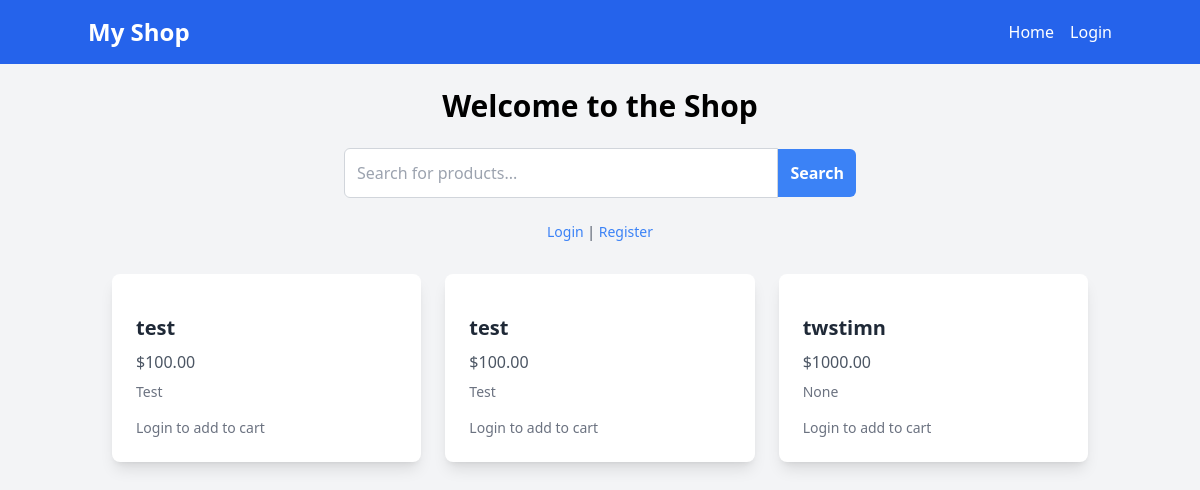
The app's page /, older data.
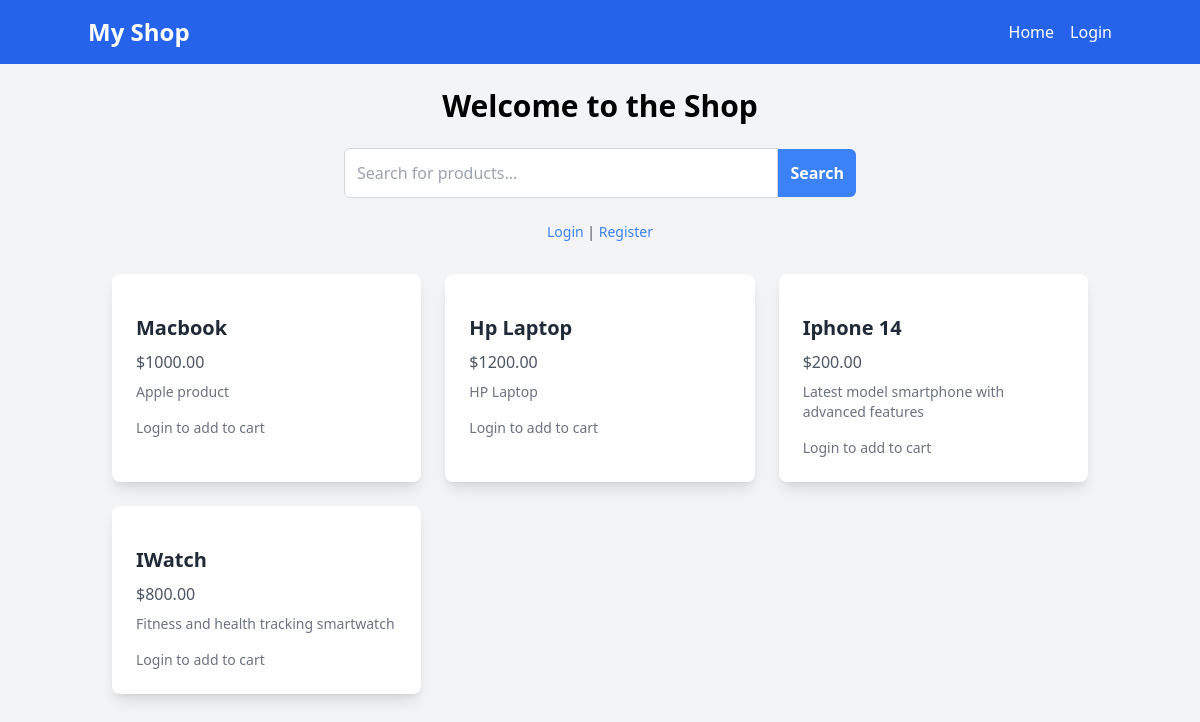
The same page, newer data.
### shop/models.py (models this page shows, shortened)
class Product(models.Model):
    name = models.CharField(max_length=255)
    price = models.DecimalField(max_digits=10, decimal_places=2)
    description = models.TextField()

### shop/views.py (the view)
# urls.py: path('', views.index, name='home'),
def index(request):
    query = request.GET.get('q')  # Get the search query from the URL
    if query:
        products = Product.objects.filter(name__icontains=query)  # Search products by name
    else:
        products = Product.objects.all()  # Show all products if no query
    products = products.annotate(average_rating=Avg('reviews__star'))
    return render(request, 'shop/homepage.html', {'products': products})

### shop/context_processors.py (called while the page is built)
def cart_item_count(request):
    total_items = 0
    if request.user.is_authenticated:
        cart, created = Cart.objects.get_or_create(user=request.user)
        cart_items = CartItem.objects.filter(cart=cart)
        total_items = sum(item.quantity for item in cart_items)
    return {'total_items': total_items}

### shop/templates/shop/homepage.html (shortened to what this page needs)
{% extends 'shop/base.html' %}
{% block content %}
<div class="container mx-auto p-6">
    <h1 class="text-3xl font-bold text-center mb-6">Welcome to the Shop</h1>
    <form method="GET" action="{% url 'home' %}" class="mb-6">
        <div class="flex items-center max-w-lg mx-auto">
            <input type="text" name="q" placeholder="Search for products..."
                value="{{ request.GET.q|default_if_none:'' }}"
                class="w-full p-3 border border-gray-300 rounded-l-md focus:outline-none focus:ring-2 focus:ring-blue-500">
            <button type="submit"
                class="p-3 bg-blue-500 text-white font-semibold rounded-r-md hover:bg-blue-600 transition duration-300">
                Search
            </button>
        </div>
    </form>
    {% if user.is_authenticated %}
    <p class="text-center text-lg">Welcome, {{ user.username }}!</p>
    {% else %}
    <p class="text-center text-sm text-gray-600">
        <a href="{% url 'login' %}" class="text-blue-500 hover:text-blue-700">Login</a> |
        <a href="{% url 'register' %}" class="text-blue-500 hover:text-blue-700">Register</a>
    </p>
    {% endif %}
    <div class="grid grid-cols-1 sm:grid-cols-2 lg:grid-cols-3 gap-6 mt-8">
        {% if products %}
        {% for product in products %}
        <div class="bg-white p-6 rounded-lg shadow-lg hover:shadow-xl transition duration-300">
            <div class="mt-4">
                <h2 class="text-xl font-semibold text-gray-800">{{ product.name }}</h2>
                <p class="text-gray-600 mt-2">${{ product.price }}</p>
                <p class="text-sm text-gray-500 mt-2">{{ product.description|truncatewords:15 }}</p>
                {% if user.is_authenticated %}
                <a href="{% url 'add_to_cart' product.id %}"
                    class="mt-4 block w-full py-2 px-4 bg-blue-500 text-white text-center rounded-md hover:bg-blue-600 transition duration-300">
                    Add to Cart
                </a>
                {% if user.is_staff %}
                <div class="flex space-x-4 mt-4">
                    <a href="{% url 'edit_product' product.id %}" class="text-blue-500 hover:text-blue-700">
                        <i class="fas fa-pencil-alt"></i> Edit
                    </a>
                    <a href="{% url 'delete_product' product.id %}" class="text-red-500 hover:text-red-700">
                        <i class="fas fa-trash-alt"></i> Delete
                    </a>
                </div>
                {% endif %}
                {% else %}
                <p class="text-gray-500 text-sm mt-4">Login to add to cart</p>
                {% endif %}
            </div>
        </div>
        {% endfor %}
        {% else %}
        <p class="text-center text-gray-500 text-lg">No products found.</p>
        {% endif %}
    </div>
</div>
{% endblock %}

### shop/templates/shop/base.html (shortened to what this page needs)
{% load static %}
<!DOCTYPE html>
<html lang="en">
<head>
    <link href="{% static 'shop/css/output.css' %}" rel="stylesheet">
    <link href="https://cdnjs.cloudflare.com/ajax/libs/font-awesome/5.15.3/css/all.min.css" rel="stylesheet">
</head>
<body class="bg-gray-100">
    <header class="bg-blue-600 p-4">
        <div class="container mx-auto flex justify-between items-center">
            <h1 class="text-white text-2xl font-bold">My Shop</h1>
            <nav>
                <ul class="flex space-x-4">
                    <li><a href="{% url 'home' %}" class="text-white">Home</a></li>
                    {% if user.is_authenticated %}
                    {% if user.is_staff %}
                    <li><a href="{% url 'add_product' %}" class="text-white">Add Product</a></li>
                    {% endif %}
                    <li><a href="{% url 'cart' %}" class="text-white">
                            Cart
                            {% if total_items > 0 %}
                            <span class="bg-red-600 text-white rounded-full px-2 py-1 text-sm ml-2">
                                {{ total_items }}
                            </span>
                            {% endif %}
                        </a></li>
                    <li><a href="{% url 'order_history' %}" class="text-white">Order History</a></li>
                    <li>
                        <form method="POST" action="{% url 'logout' %}">
                            {% csrf_token %}
                            <button type="submit" class="text-white">
                                Logout
                            </button>
                        </form>
                    </li>
                    {% else %}
                    <li><a href="{% url 'login' %}" class="text-white">Login</a></li>
                    {% endif %}
                </ul>
            </nav>
        </div>
    </header>
    <main class="container mx-auto">
        {% block content %}{% endblock %}
    </main>
</body>
</html>

Row changes from the older to the newer data that the page shows:
removed Product: name "test", price "100.00", description "Test"
removed Product: name "test", price "100.00", description "Test"
removed Product: name "twstimn", price "1000.00", description "None"
added Product: name "Macbook", price "1000.00", description "Apple product"
added Product: name "Hp Laptop", price "1200.00", description "HP Laptop"
added Product: name "Iphone 14", price "200.00", description "Latest model smartphone with advanced features"
added Product: name "IWatch", price "800.00", description "Fitness and health tracking smartwatch"
